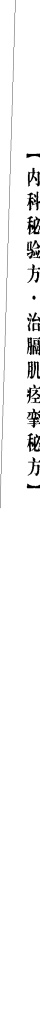
#> input picture scripts/archive/crop_compare/inpaint_p295/01_original.png, 80 x 2055 px (shown at 1/2 size)
$ python -i line_enhance.py   (imports and definitions only)
#> lines starting #> are read from the running program, lines starting #| are printed output that depends on the picture; after the words box and inside, x2 and y2 are one past the last pixel; in counts of white or black regions, pixels touching at a corner belong together
#> further down, picture is the input picture: shape (2055, 80, 3); min 0, max 255, mean 245.8
"""
行级图像增强模块

提供单行文本图像的增强处理，包括：
- 亮度/对比度自适应调整
- CLAHE 对比度增强
- Unsharp Masking 锐化
- FastNLMeans 去噪
- 自适应二值化

根据 for_multimodal 参数控制增强强度：
- True：轻度增强（仅 CLAHE），保留字形细节用于多模态模型
- False：完整增强流程，面向传统 OCR 引擎
"""

from typing import Optional, Tuple

import cv2
import numpy as np


def _estimate_brightness_contrast(gray: np.ndarray) -> Tuple[float, float]:
    """估计图像的亮度和对比度。

    Parameters
    ----------
    gray :
        灰度图像，dtype uint8。

    Returns
    -------
    tuple
        (mean_brightness, contrast) 亮度均值和标准差。
    """
    if gray is None or gray.size == 0:
        return 128.0, 0.0
    mean_brightness = float(np.mean(gray))
#> mean_brightness = 245.8
    contrast = float(np.std(gray))
#> contrast = 43.23
    return mean_brightness, contrast


def _unsharp_mask(
    gray: np.ndarray,
    blur_ksize: int = 3,
    alpha: float = 1.5,
    beta: float = -0.5,
    gamma: float = 0.0,
) -> np.ndarray:
    """Unsharp Masking 锐化。

    Parameters
    ----------
    gray :
        灰度图像。
    blur_ksize :
        高斯模糊核大小。
    alpha, beta, gamma :
        cv2.addWeighted 参数，输出 = alpha * 原图 + beta * 模糊图 + gamma。

    Returns
    -------
    np.ndarray
        锐化后的图像。
    """
    blurred = cv2.GaussianBlur(gray, (blur_ksize, blur_ksize), 0)
    sharpened = cv2.addWeighted(gray, alpha, blurred, beta, gamma)
    return np.clip(sharpened, 0, 255).astype(np.uint8)


def _adaptive_enhance(
    gray: np.ndarray, pub_year: Optional[int] = None, quality_profile: Optional[str] = None
) -> np.ndarray:
    """根据亮度和对比度自适应选择增强方式。

    Parameters
    ----------
    gray :
        灰度图像。
    pub_year :
        出版年份。
    quality_profile :
        质量等级 'low'|'medium'|'high'。

    Returns
    -------
    np.ndarray
        增强后的灰度图像。
    """
    if gray is None or gray.size == 0:
        return gray

    brightness, contrast = _estimate_brightness_contrast(gray)
#> brightness = 245.8; contrast = 43.23

    # 根据年代确定 CLAHE 参数
    if pub_year is not None and 1949 <= pub_year <= 1979:
        clip_limit = 3.0
    elif pub_year is not None and 1980 <= pub_year <= 1999:
        clip_limit = 2.5
    else:
        clip_limit = 2.0

    # 质量调整
    if quality_profile == 'low':
        clip_limit *= 1.2
    elif quality_profile == 'high':
        clip_limit *= 0.8

    clip_limit = float(np.clip(clip_limit, 1.0, 5.0))

    result = gray.copy()

    # 低亮度：提升亮度
    if brightness < 100:
        alpha = 1.0
        beta = min(30, 100 - brightness) * 0.8
        result = cv2.convertScaleAbs(result, alpha=alpha, beta=beta)

    # 低对比度：CLAHE 增强
    if contrast < 50:
        tile_h = max(4, gray.shape[0] // 8)
#> tile_h = 256
        tile_w = max(4, gray.shape[1] // 16)
#> tile_w = 5
        clahe = cv2.createCLAHE(
            clipLimit=clip_limit, tileGridSize=(tile_w, tile_h)
        )
        result = clahe.apply(result)
#> in _unsharp_mask, `blurred = cv2.GaussianBlur(gray, (blur_ksize, blur_ksize), 0)`:
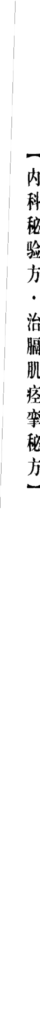
#> blurred: shape (2055, 80) (shown at 1/2 size); min 3, max 255, mean 247.1
    elif contrast < 80:
        # 中等对比度，使用 convertScaleAbs 微调
        alpha = 1.2
        beta = -10.0
        result = cv2.convertScaleAbs(result, alpha=alpha, beta=beta)

    return result


def _denoise_line(
    gray: np.ndarray, quality_profile: Optional[str] = None
) -> np.ndarray:
    """对行图像进行去噪处理。

    Parameters
    ----------
    gray :
        灰度图像。
    quality_profile :
        质量等级，影响去噪强度。

    Returns
    -------
    np.ndarray
        去噪后的图像。
    """
    if gray is None or gray.size == 0:
        return gray

    # fastNlMeansDenoising 参数
    h = 10  # 滤波强度
    if quality_profile == 'low':
        h = 15
    elif quality_profile == 'high':
        h = 7

    search_window = 11
    block_size = 5

    try:
        denoised = cv2.fastNlMeansDenoising(
            gray, None, h=h,
            templateWindowSize=block_size,
            searchWindowSize=search_window,
        )
        return denoised
    except cv2.error:
        # 若 fastNlMeansDenoising 失败（如图像太小），使用中值滤波兜底
        ksize = 3 if quality_profile == 'high' else 5
        return cv2.medianBlur(gray, ksize)


def _binarize_line(gray: np.ndarray) -> np.ndarray:
    """自适应二值化行图像。

    Parameters
    ----------
    gray :
        增强后的灰度图像。

    Returns
    -------
    np.ndarray
        二值图像（0 和 255）。
    """
    if gray is None or gray.size == 0:
        return gray

    # 自适应高斯阈值
    block_size = max(11, int(min(gray.shape[:2]) * 0.1))
#> block_size = 11
    block_size = block_size | 1  # 确保奇数
    block_size = max(block_size, 3)

    binary = cv2.adaptiveThreshold(
        gray, 255,
        cv2.ADAPTIVE_THRESH_GAUSSIAN_C,
        cv2.THRESH_BINARY,
        block_size, 2,
    )
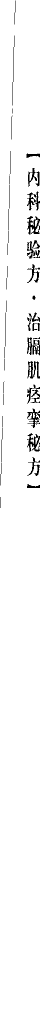
#> binary: shape (2055, 80) (shown at 1/2 size); 96.5% white; 49 black regions (6 under 20 px), largest, box (x1, y1, x2, y2) and area: (54, 432, 80, 469) 476, (54, 866, 80, 903) 445, (54, 722, 80, 757) 423
    return binary


def line_level_enhance(
    line_img: np.ndarray,
    for_multimodal: bool = False,
    pub_year: Optional[int] = None,
    quality_profile: Optional[str] = None,
) -> Tuple[np.ndarray, Optional[np.ndarray]]:
    """行级图像增强主入口。

    Parameters
    ----------
    line_img :
        输入单行图像（灰度或彩色），dtype uint8。
    for_multimodal :
        若为 True，仅做轻度增强（仅 CLAHE clipLimit=1.5），保留字形细节
        供多模态模型（如 GPT-4V）使用；
        若为 False，执行完整增强流程（亮度/对比度 → CLAHE → 锐化 →
        去噪 → 二值化），面向传统 OCR 引擎。
    pub_year :
        出版年份，用于调整增强参数。
    quality_profile :
        预设质量等级 'low'|'medium'|'high'，若为 None 则自动检测。

    Returns
    -------
    Tuple[np.ndarray, Optional[np.ndarray]]
        (增强图, 二值图)。
        - for_multimodal=True 时二值图为 None。
        - for_multimodal=False 时二值图为自适应二值化结果。
    """
    if line_img is None or line_img.size == 0:
        return line_img, None

    # 灰度化
    if len(line_img.shape) == 3 and line_img.shape[2] == 3:
        gray = cv2.cvtColor(line_img, cv2.COLOR_BGR2GRAY)
    else:
        gray = line_img.copy()

    if for_multimodal:
        # ---- 轻度增强：仅 CLAHE，保留字形细节 ----
        tile_h = max(4, gray.shape[0] // 4)
        tile_w = max(4, gray.shape[1] // 8)
        clahe = cv2.createCLAHE(
            clipLimit=1.5, tileGridSize=(tile_w, tile_h)
        )
        enhanced = clahe.apply(gray)
        return enhanced, None

    # ---- 完整增强流程 ----
    # Step 1: 亮度/对比度检测 + CLAHE / convertScaleAbs 调整
    enhanced = _adaptive_enhance(gray, pub_year=pub_year, quality_profile=quality_profile)

    # Step 2: 锐化（unsharp masking）
    try:
        enhanced = _unsharp_mask(
            enhanced, blur_ksize=3, alpha=1.5, beta=-0.5, gamma=0.0
        )
    except Exception:
        pass

    # Step 3: 去噪（fastNlMeansDenoising）
    try:
        enhanced = _denoise_line(enhanced, quality_profile=quality_profile)
    except Exception:
        pass

    # Step 4: 自适应二值化
    try:
        binary = _binarize_line(enhanced)
    except Exception:
        binary = None

    return enhanced, binary

>>> import cv2
>>> picture = cv2.imread('../../../../scripts/archive/crop_compare/inpaint_p295/01_original.png')
>>> result = line_level_enhance(picture)
